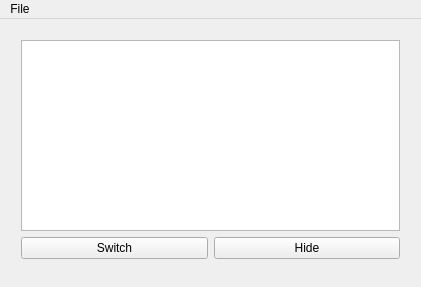
<?xml version="1.0" encoding="UTF-8"?>
<ui version="4.0">
 <class>QAudioSwitcher</class>
 <widget class="QMainWindow" name="QAudioSwitcher">
  <property name="geometry">
   <rect>
    <x>0</x>
    <y>0</y>
    <width>421</width>
    <height>287</height>
   </rect>
  </property>
  <property name="windowTitle">
   <string>QAudioSwitcher</string>
  </property>
  <widget class="QWidget" name="centralWidget">
   <property name="sizePolicy">
    <sizepolicy hsizetype="Expanding" vsizetype="Expanding">
     <horstretch>0</horstretch>
     <verstretch>0</verstretch>
    </sizepolicy>
   </property>
   <property name="layoutDirection">
    <enum>Qt::LeftToRight</enum>
   </property>
   <widget class="QWidget" name="verticalLayoutWidget">
    <property name="geometry">
     <rect>
      <x>10</x>
      <y>10</y>
      <width>401</width>
      <height>241</height>
     </rect>
    </property>
    <layout class="QVBoxLayout" name="verticalLayout">
     <item>
      <widget class="QListWidget" name="listWidget">
       <property name="sizePolicy">
        <sizepolicy hsizetype="Expanding" vsizetype="Preferred">
         <horstretch>0</horstretch>
         <verstretch>0</verstretch>
        </sizepolicy>
       </property>
       <property name="editTriggers">
        <set>QAbstractItemView::NoEditTriggers</set>
       </property>
      </widget>
     </item>
     <item>
      <layout class="QHBoxLayout" name="horizontalLayout">
       <item>
        <widget class="QPushButton" name="switchButton">
         <property name="text">
          <string>Switch</string>
         </property>
        </widget>
       </item>
       <item>
        <widget class="QPushButton" name="hideButton">
         <property name="text">
          <string>Hide</string>
         </property>
        </widget>
       </item>
      </layout>
     </item>
    </layout>
   </widget>
  </widget>
  <widget class="QMenuBar" name="menuBar">
   <property name="geometry">
    <rect>
     <x>0</x>
     <y>0</y>
     <width>421</width>
     <height>22</height>
    </rect>
   </property>
   <widget class="QMenu" name="menuFile">
    <property name="title">
     <string>File</string>
    </property>
    <addaction name="action_Quit"/>
   </widget>
   <addaction name="menuFile"/>
  </widget>
  <action name="action_Quit">
   <property name="text">
    <string>&amp;Quit</string>
   </property>
   <property name="shortcut">
    <string>Ctrl+Q</string>
   </property>
   <property name="shortcutContext">
    <enum>Qt::ApplicationShortcut</enum>
   </property>
  </action>
  <action name="action_Hide">
   <property name="text">
    <string>&amp;Hide</string>
   </property>
   <property name="shortcut">
    <string>Ctrl+Shift+Q</string>
   </property>
  </action>
  <action name="action_Show">
   <property name="text">
    <string>&amp;Show</string>
   </property>
   <property name="toolTip">
    <string>Show</string>
   </property>
  </action>
 </widget>
 <layoutdefault spacing="6" margin="11"/>
 <resources/>
 <connections>
  <connection>
   <sender>action_Quit</sender>
   <signal>activated()</signal>
   <receiver>QAudioSwitcher</receiver>
   <slot>close()</slot>
   <hints>
    <hint type="sourcelabel">
     <x>-1</x>
     <y>-1</y>
    </hint>
    <hint type="destinationlabel">
     <x>304</x>
     <y>167</y>
    </hint>
   </hints>
  </connection>
  <connection>
   <sender>action_Hide</sender>
   <signal>activated()</signal>
   <receiver>QAudioSwitcher</receiver>
   <slot>hide()</slot>
   <hints>
    <hint type="sourcelabel">
     <x>-1</x>
     <y>-1</y>
    </hint>
    <hint type="destinationlabel">
     <x>210</x>
     <y>143</y>
    </hint>
   </hints>
  </connection>
  <connection>
   <sender>action_Show</sender>
   <signal>activated()</signal>
   <receiver>QAudioSwitcher</receiver>
   <slot>show()</slot>
   <hints>
    <hint type="sourcelabel">
     <x>-1</x>
     <y>-1</y>
    </hint>
    <hint type="destinationlabel">
     <x>210</x>
     <y>143</y>
    </hint>
   </hints>
  </connection>
  <connection>
   <sender>hideButton</sender>
   <signal>clicked()</signal>
   <receiver>action_Hide</receiver>
   <slot>trigger()</slot>
   <hints>
    <hint type="sourcelabel">
     <x>310</x>
     <y>250</y>
    </hint>
    <hint type="destinationlabel">
     <x>-1</x>
     <y>-1</y>
    </hint>
   </hints>
  </connection>
 </connections>
</ui>
